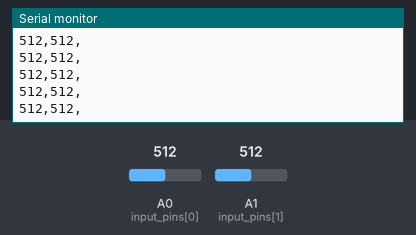
Recording of a sketch running on a simulated Arduino Uno, built with avr-gcc and run on an emulated ATmega328P. On the bench: the last lines printed to the serial monitor. The inputs (shaded band) are chosen by the test bench; at power-on: A0 (input_pins[0]) = 512, A1 (input_pins[1]) = 512.

Above: at 1.2 s.
1.3 s: A0 (input_pins[0]) set to 11
At 2.1 s:
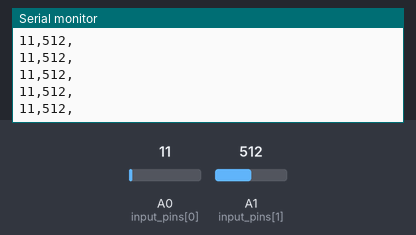
2.8 s: A0 (input_pins[0]) set to 8
At 3.5 s:
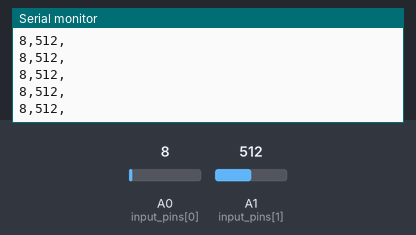
4.3 s: A1 (input_pins[1]) set to 11
At 5.4 s:
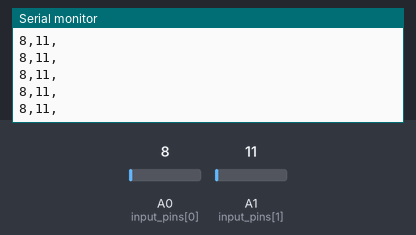
5.8 s: A1 (input_pins[1]) set to 8
At 6.4 s:
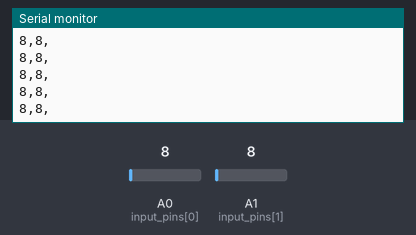
Timing chart, 0 to 8.8 s (numbered marks = the images above; inputs shaded):
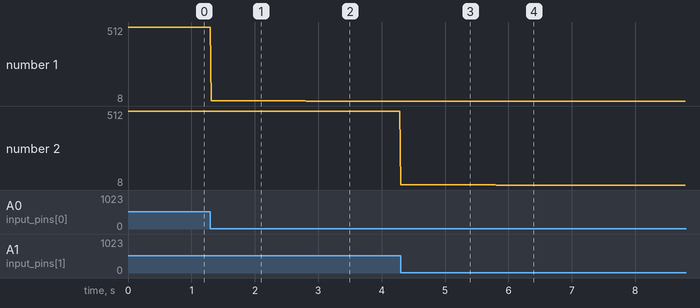

The sketch:

voltmeter.ino
```cpp
// Measures voltage on analog pins and prints CSV results to the
// serial port to be plotted in Arduino Serial Plotter.

// Which analog in pins to look at.
int input_pins[] = {A0, A1, /* A2, */ /* A3, */ /* A4, */ /* A5 */};
// The size of input_pin[] above, computed in setup().
int num_input_pins = 0;

void setup() {
  num_input_pins = sizeof(input_pins) / sizeof(input_pins[0]);
  for (int pin_idx = 0; pin_idx < num_input_pins; ++pin_idx) {
    pinMode(input_pins[pin_idx], INPUT);
  }

  Serial.begin(115200);
}

void loop() {
  for (int pin_idx = 0; pin_idx < num_input_pins; ++pin_idx) {
    Serial.print(analogRead(input_pins[pin_idx]));
    Serial.print(",");
    // Wait for voltage measurement circuitry to stabilize after usage.
    delay(2);
  }
  Serial.println("");
  delay(10);
}
```

Measured:
- after the input at 1.3 s, the serial monitor: prints a new line at once (image 1)
- after the input at 2.8 s, the serial monitor: prints a new line at once (image 2)
- after the input at 4.3 s, the serial monitor: prints a new line at once (image 3)
- after the input at 5.8 s, the serial monitor: prints a new line at once (image 4)
- plotted number 1: 512 → 11 after the input at 1.3 s, 11 → 8 after the input at 2.8 s
